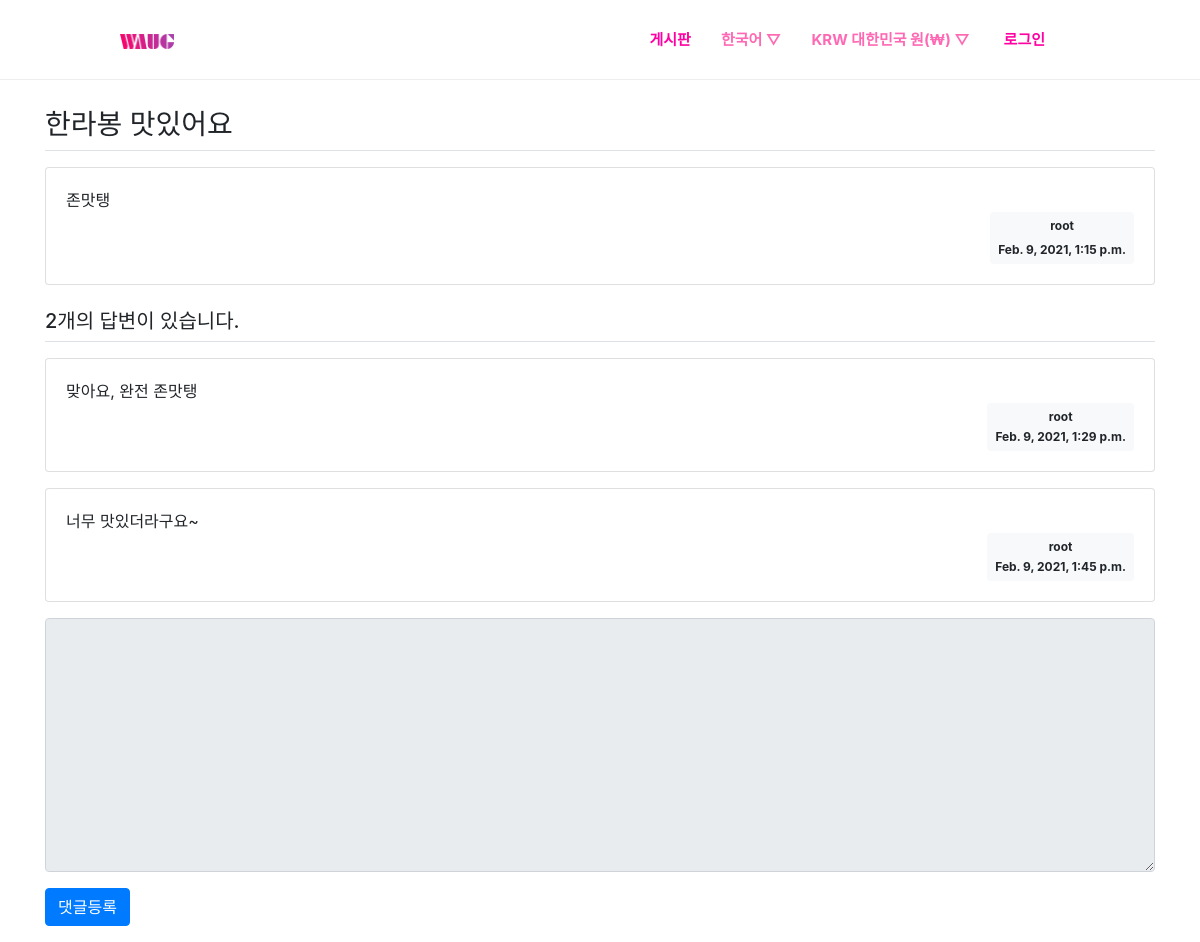
Screenshot of /community/1/ with the database file from the repository.
### community/models.py (models this page shows, shortened)
class Review(models.Model) :
    subject = models.CharField(max_length=200)
    content = models.TextField()
    create_date = models.DateTimeField()
    author = models.ForeignKey(User, on_delete=models.CASCADE, null=True)

class Comment(models.Model) :
    review = models.ForeignKey(Review, on_delete=models.CASCADE)
    content = models.TextField()
    create_date = models.DateTimeField()
    author = models.ForeignKey(User, on_delete=models.CASCADE, null=True)

### community/views.py (the view)
# urls.py: path('<int:review_id>/', views.detail, name='detail'),
def detail(request, review_id) :
    review = get_object_or_404(Review, pk=review_id)
    context = {'review': review}
    return render(request, 'community/review_detail.html', context)

### templates/community/review_detail.html (shortened to what this page needs)
{% extends 'base.html' %}
{% block content %}
    <div class="container" style="margin-top:100px">
        <h3 class="border-bottom py-2">{{ review.subject }}</h3>
        <div class="card my-3">
            <div class="card-body">
                <div class="card-text" style="white-space: pre-line;">{{ review.content }}</div>
                <div class="d-flex justify-content-end">
                    <div class="badge badge-light p-2">
                        <div>{{ review.author.username }}</div><br>
                        <div>{{ review.create_date }}</div>
                    </div>
                </div>
            </div>
        </div>
        <h5 class="border-bottom my-3 py-2">{{ review.comment_set.count }}개의 답변이 있습니다.</h5>
        {% for comment in review.comment_set.all %}
        <div class="card my-3">
            <div class="card-body">
                <div class="card-text" style="white-space: pre-line;">{{ comment.content }}</div>
                <div class="d-flex justify-content-end">
                    <div class="badge badge-light p-2">
                        <div class="mb-2">{{ comment.author.username }}</div>
                        <div>{{ comment.create_date }}</div>
                    </div>
                </div>
            </div>
        </div>
        {% endfor %}
        <form action="{% url 'community:comment_create' review.id %}" method="post" class="my-3">
            <div class="form-group">
                <textarea {% if not user.is_authenticated %}disabled{% endif %}
                        name="content" id="content" class="form-control" rows="10"></textarea>
            </div>
            <input type="submit" value="댓글등록" class="btn btn-primary">
        </form>
    </div>
{% endblock %}

### static/css/base.css (style rules this page uses)
* { margin:0; }

### rows the page displays
Review: subject "한라봉 맛있어요", content "존맛탱", author.username "root", create_date "Feb. 9, 2021, 1:15 p.m.", comment_set.count "2"
Comment: content "맞아요, 완전 존맛탱", author.username "root", create_date "Feb. 9, 2021, 1:29 p.m."
Comment: content "너무 맛있더라구요~", author.username "root", create_date "Feb. 9, 2021, 1:45 p.m."
